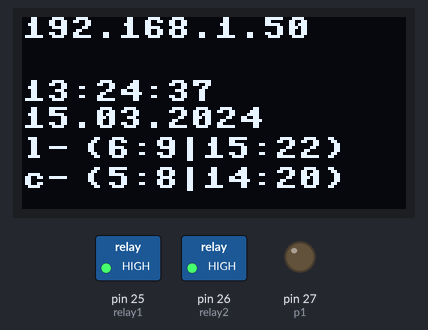
Bench run of a program on a simulated MicroPython board. On the bench: 128×64 one-colour display, switched loads named in the program (green lamp = pin HIGH), output pins drawn as LEDs (lit = HIGH). WiFi joins after 1.5 s; the clock reads 2024-03-15 10:24:30 at power-on unless the program sets it; no MQTT or app messages arrive unless stated; library files of the repository ran but are not shown: ssd1306.py; pins used as bus, display or sensor lines are not drawn; what the program prints to the serial console is not drawn.

Above: at 7.1 s.
At 10.1 s:
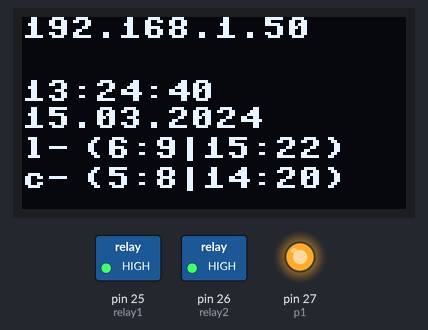
At 14.2 s:
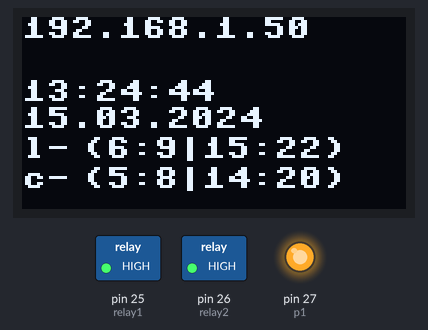
At 22.2 s:
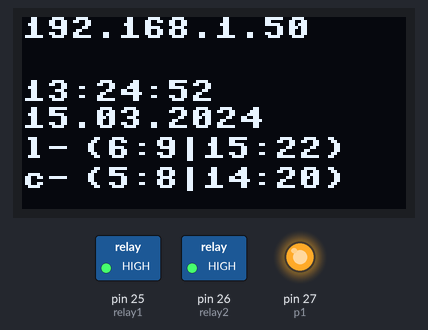
At 29.2 s:
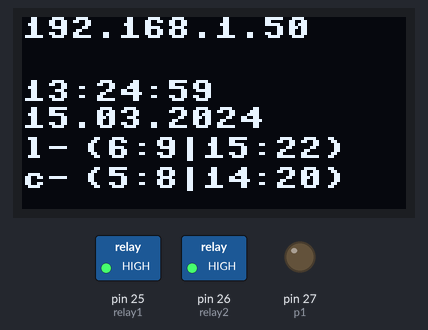
At 38.3 s:
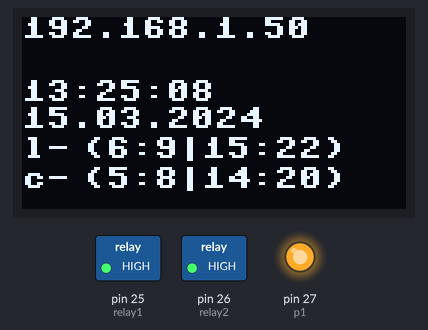
Timing chart, 0 to 40.0 s (numbered marks = the images above):
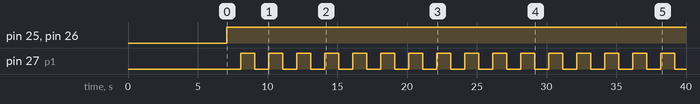

The program:

main.py
```python
#micropython script for Aquarium manager device NikitinMS 17.11.2019
import ssd1306
import time
import machine
import network
import utime
import ntptime
import wifi
from umqtt.simple import MQTTClient
import ubinascii

co2_start1 = 5
co2_end1 = 8
co2_start2 = 14
co2_end2 = 20

light_start1 = 6
light_end1 = 9
light_start2 = 15
light_end2 = 22

mqtt_server = 'tailor.cloudmqtt.com'
res = machine.Pin(16)
dc = machine.Pin(17)
cs = machine.Pin(5)
spi1 = machine.SPI(2, baudrate=14500000, sck=machine.Pin(18), mosi=machine.Pin(23))
oled = ssd1306.SSD1306_SPI(128,64,spi1,dc,res,cs)
utc_shift = 3 #задать дельту временной зоны
startTime = time.ticks_ms()
wifissid2 = 'Tensor'
wifipassword2 = '87654321'
wifissid1 = 'Tomato24'
wifipassword1 = '77777777'
relay1 = machine.Pin(25)
relay2 = machine.Pin(26)
p1 = machine.Pin(27)
relay1.init(relay1.OUT)
relay2.init(relay2.OUT)
p1.init(p1.OUT)
rtc = machine.RTC()
tcounter = 0
main_timer1 = machine.Timer(2)
client=MQTTClient(client_id='mihazi', server='tailor.cloudmqtt.com', port=15899, user='fwdgumzq', password='uWDiXJNmeB4e')

class ZeroDivisionError(Exception):
    def init(self, message):
        super().init(message)
class NameError(Exception):
    def init(self, message):
        super().init(message)
class PasswordError(Exception):
    def init(self, message):
        super().init(message)

def disconnect():
    station = network.WLAN(network.STA_IF)
    if station.active():
        station.disconnect()
        station.active(False)
        oled.text('disconnected!', 0, 30)
        time.sleep(1)
        oled.fill(0)
        time.sleep(1)
def log(logs):
    oled.fill(0)
    oled.text(logs, 0, 50)
    oled.show()
    time.sleep(1)
def connect(ssid, password):
    station = network.WLAN(network.STA_IF)
    if not station.active():
        station.active(True)
    if station.isconnected():
        tuple1 = station.ifconfig()
        ipold = tuple1[0]
        return ipold
    try:
        station.connect(ssid, password)
        time.sleep(3)
        while station.isconnected() == False:
            if time.ticks_diff(time.ticks_ms(), startTime) > 15000:
                raise PasswordError('Неверный пароль')
            #log(str(time.ticks_diff(time.ticks_ms(), startTime)))
            log('try wifi #1...')
        tuple1 = station.ifconfig()
        ipnew = tuple1[0]
        return ipnew
    except PasswordError:
        time.sleep_ms(1000)
        log("wrong pass")
        log("try wifi #2...")
        iperr = '127.0.0.1'
        return iperr
def sync_time():        #пробуем синхронизировать время
    try:
        ntptime.settime()
        #oled.fill(0)
        #oled.show()
        #oled.text('sync is succesful', 0, 10)
        #oled.show()
        time.sleep(1)
    except Exception as ex:
        #oled.fill(0)
        #oled.show()
        #oled.text('something went wrong', 0, 10)
        #oled.show()
        time.sleep(15)
    else:
        #oled.fill(0)
        #oled.text('OK', 0, 10)
        oled.show()
        time.sleep(1)
    finally:
        #oled.fill(0)
        #oled.text('OK!', 0, 10)
        oled.show()
        time.sleep(1)

    tm = utime.localtime(utime.mktime(utime.localtime()) + utc_shift*3600)
    tm = tm[0:3] + (0,) + tm[3:6] + (0,)
    rtc.datetime(tm)
def update_oled():      #выводим информацию на экран 1306 с обновлением часов
    tim = rtc.datetime()
    year = str(tim[0])
    mon0 = str(tim[1])
    day0 = str(tim[2])
    hour0 = str(tim[4])
    min0 = str(tim[5])
    sec0 = str(tim[6])

    if int(mon0) < 10: #добавляем ноль, если меньше 10
        mon1 = str("0" + mon0)
        print(mon1)
    else:
        mon1 = mon0

    if int(day0) < 10: #добавляем ноль, если меньше 10
        day1 = str("0" + day0)
    else:
        day1 = day0

    if int(hour0) < 10: #добавляем ноль, если меньше 10
        hour1 = str("0" + hour0)
    else:
        hour1 = hour0

    if int(min0) < 10: #добавляем ноль, если меньше 10
        min1 = str("0" + min0)
    else:
        min1 = min0


    if int(sec0) < 10: #добавляем ноль, если меньше 10
        sec1 = str("0" + sec0)
    else:
        sec1 = sec0

    if co2_start1 <= int(hour0) < co2_end1 or co2_start2 <= int(hour0) < co2_end2: #включаем co2, если вписываемся в рамки
        co2_state = 1
    else:
        co2_state = 0

    if light_start1 <= int(hour0) < light_end1 or light_start2 <= int(hour0) < light_end2: #включаем свет, если вписываемся в рамки
        light_state = 1
    else:
        light_state = 0

    if light_state == 1:
        oled.text("l+", 0, 40)
        relay2.value(0)
    else:
        oled.text("l-", 0, 40)
        relay2.value(1)

    if co2_state == 1:
        oled.text("c+", 0, 50)
        relay1.value(0)
    else:
        oled.text("c-", 0, 50)
        relay1.value(1)

    oled.text(ip, 0, 0)
    oled.text(hour1 + ":" + min1 + ":" + sec1, 0, 21)
    oled.text(day1 + "." + mon1 + "." + year, 0, 30)
    oled.text("(" + str(light_start1) + ":" + str(light_end1) + "|" +  str(light_start2) + ":" + str(light_end2) + ")", 20, 40)
    oled.text("(" + str(co2_start1) + ":" + str(co2_end1) + "|" +  str(co2_start2) + ":" + str(co2_end2) + ")", 20, 50)
    oled.show()
    oled.fill(0)
    time.sleep(1)
def tcb(timer):         #функция, выполняющаяся по коллбэку таймера
    update_oled()
    global tcounter
    if tcounter & 1:
        p1.value(0)
    else:
        p1.value(1)
    tcounter += 1
    if (tcounter % 10000) == 0:
        print("[tcb] timer: {} counter: {}".format(timer.timernum(), tcounter))

try:
    ip = str(connect(wifissid1, wifipassword1))
    if ip == '127.0.0.1':
        ip = str(connect(wifissid2, wifipassword2))
except Exception as e:
    print('could not connect to wifi {}{}'.format(type(e).__name__, e))
    sys.exit()

try:
    sync_time()
except Exception as e:
    print('could not connect to wifi {}{}'.format(type(e).__name__, e))
    sys.exit()

main_timer1.init(period=1000, mode=main_timer1.PERIODIC, callback=tcb)

'''
try:
    client.connect()
except Exception as e:
    print('could not connect to MQTT server {}{}'.format(type(e).__name__, e))
    sys.exit()'''

'''
client.publish('1', ip)

client_id = ubinascii.hexlify(machine.unique_id())
print(client_id)
topic_sub = b'notification'
topic_pub = b'hello'


#while mq_mess1 == 0:
client.publish(b"notification", b"hello")
#    client.publish(b"notification", b"hello")'''
```

wifi.py
```python
import machine
import network
from time import sleep

def connect(ssid, password): #подключение к wi-fi import wifi

  wifiled = machine.Pin(2, machine.Pin.OUT) #синий светодиод, должен загораться при успешном коннекте с wifi
  wifiled.value(0)
  station = network.WLAN(network.STA_IF)

  if station.isconnected() == True:
      tuple1 = station.ifconfig()
      ipold = tuple1[0]
      wifiled.value(1)
      return ipold

  station.active(True)
  print("до")
  station.connect(ssid, password) #   wifi.connect('Tensor', '876543210')
  while station.isconnected() == False:
      pass

  tuple1 = station.ifconfig()
  ipold = tuple1[0]
  wifiled.value(1)
  return ipold

def disconnect():
    station = network.WLAN(network.STA_IF)
    if station.isconnected() == True:
        station.active(False)
        wifiled = machine.Pin(2, machine.Pin.OUT)
        wifiled.value(0)
    else:
        return "already disconnected"

def status():
    station = network.WLAN(network.STA_IF)
    if station.isconnected() == True:
        print('connected')
    else:
        print('disconnected')
```

Measured:
- by itself, pin 25 (relay1), pin 26 (relay2): LOW → HIGH at 7.1 s
- by itself, pin 27 (p1): LOW → HIGH at 8.1 s, → LOW 1.0 s later, → HIGH 1.0 s later, → LOW 1.0 s later, … (32 changes in this stretch)
- what the display in image 0 shows lasts 1.0 s, from 7.1 s to 8.1 s
